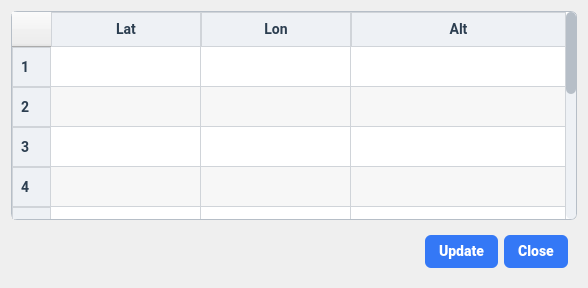
<?xml version="1.0" encoding="UTF-8"?>
<ui version="4.0">
 <class>CUpdateRoute</class>
 <widget class="QWidget" name="CUpdateRoute">
  <property name="geometry">
   <rect>
    <x>0</x>
    <y>0</y>
    <width>588</width>
    <height>288</height>
   </rect>
  </property>
  <property name="windowTitle">
   <string>Form</string>
  </property>
  <property name="styleSheet">
   <string notr="true">/* ===============================
   Main Widget Background
   =============================== */
QWidget {
    background: qlineargradient(
        x1:0, y1:0, x2:0, y2:1,
        stop:0 #f2f4f7,
        stop:1 #d9dee4
    );
    font-family: Segoe UI, Roboto, sans-serif;
    font-size: 14px;
    color: #1E1E1E;
}

/* ===============================
   Labels
   =============================== */
QLabel {
    color: #2c3e50;
    font-size: 14px;
    font-weight: 800;
}


/* ===============================
   Buttons
   =============================== */
QPushButton {
    background-color: #3478f6;
    color: white;
    padding: 8px 14px;
    border-radius: 6px;
    border: none;
    font-weight: 800;
}

QPushButton:hover {
    background-color: #2d6bdd;
}

QPushButton:pressed {
    background-color: #255bc0;
}

/* Close Button (Optional Different Color) */
QPushButton#closeButton {
    background-color: #e74c3c;
}

QPushButton#closeButton:hover {
    background-color: #cf4436;
}

QPushButton#closeButton:pressed {
    background-color: #b83c30;
}

/* ===============================
   Table Widget Background + Border
   =============================== */
QTableWidget {
    background: #ffffff;
    border: 1px solid #b6bec7;
    border-radius: 6px;
    gridline-color: #d0d4d9;
    font-size: 14px;
    selection-background-color: #cfe3ff;
    selection-color: #000000;
}

/* ===============================
   Table Header
   =============================== */
QHeaderView::section {
    background-color: #eef1f5;
    color: #2c3e50;
    padding: 6px 8px;
    border: 1px solid #d0d4d9;
    font-weight: 600;
    border-radius: 0px;
}

/* Remove the small triangle indicator background */
QHeaderView::down-arrow,
QHeaderView::up-arrow {
    width: 10px;
    height: 10px;
}

/* ===============================
   Alternating Row Colors
   =============================== */
QTableWidget::item {
    padding: 0px;
}

/* Hover effect */
QTableWidget::item:hover {
    background-color: #ecf3ff;
}

/* Selected row */
QTableWidget::item:selected {
    background-color: #cfe3ff;
    color: #000000;
}

/* ===============================
   Scrollbars
   =============================== */
QScrollBar:vertical {
    width: 10px;
    background: #eef1f5;
    margin: 0px;
    border-radius: 5px;
}

QScrollBar::handle:vertical {
    background: #b6bec7;
    min-height: 30px;
    border-radius: 5px;
}

QScrollBar::handle:vertical:hover {
    background: #9aa3ad;
}

QScrollBar::add-line:vertical,
QScrollBar::sub-line:vertical {
    height: 0px;
}

QScrollBar:horizontal {
    height: 10px;
    background: #eef1f5;
    margin: 0px;
    border-radius: 5px;
}

QScrollBar::handle:horizontal {
    background: #b6bec7;
    min-width: 30px;
    border-radius: 5px;
}

QScrollBar::handle:horizontal:hover {
    background: #9aa3ad;
}

QScrollBar::add-line:horizontal,
QScrollBar::sub-line:horizontal {
    width: 0px;
}</string>
  </property>
  <layout class="QGridLayout" name="gridLayout">
   <item row="0" column="0">
    <widget class="QTableWidget" name="tableWidget">
     <property name="styleSheet">
      <string notr="true"/>
     </property>
     <property name="autoScroll">
      <bool>false</bool>
     </property>
     <property name="autoScrollMargin">
      <number>16</number>
     </property>
     <property name="editTriggers">
      <set>QAbstractItemView::NoEditTriggers</set>
     </property>
     <property name="alternatingRowColors">
      <bool>true</bool>
     </property>
     <property name="selectionMode">
      <enum>QAbstractItemView::NoSelection</enum>
     </property>
     <property name="verticalScrollMode">
      <enum>QAbstractItemView::ScrollPerItem</enum>
     </property>
     <property name="rowCount">
      <number>10</number>
     </property>
     <attribute name="horizontalHeaderVisible">
      <bool>true</bool>
     </attribute>
     <attribute name="horizontalHeaderCascadingSectionResizes">
      <bool>false</bool>
     </attribute>
     <attribute name="horizontalHeaderMinimumSectionSize">
      <number>41</number>
     </attribute>
     <attribute name="horizontalHeaderDefaultSectionSize">
      <number>150</number>
     </attribute>
     <attribute name="horizontalHeaderHighlightSections">
      <bool>false</bool>
     </attribute>
     <attribute name="horizontalHeaderShowSortIndicator" stdset="0">
      <bool>false</bool>
     </attribute>
     <attribute name="horizontalHeaderStretchLastSection">
      <bool>true</bool>
     </attribute>
     <attribute name="verticalHeaderVisible">
      <bool>true</bool>
     </attribute>
     <attribute name="verticalHeaderCascadingSectionResizes">
      <bool>false</bool>
     </attribute>
     <attribute name="verticalHeaderMinimumSectionSize">
      <number>40</number>
     </attribute>
     <attribute name="verticalHeaderDefaultSectionSize">
      <number>40</number>
     </attribute>
     <attribute name="verticalHeaderHighlightSections">
      <bool>false</bool>
     </attribute>
     <attribute name="verticalHeaderShowSortIndicator" stdset="0">
      <bool>false</bool>
     </attribute>
     <attribute name="verticalHeaderStretchLastSection">
      <bool>false</bool>
     </attribute>
     <row/>
     <row/>
     <row/>
     <row/>
     <row/>
     <row/>
     <row/>
     <row/>
     <row/>
     <row/>
     <column>
      <property name="text">
       <string>Lat</string>
      </property>
      <property name="font">
       <font>
        <bold>true</bold>
       </font>
      </property>
     </column>
     <column>
      <property name="text">
       <string>Lon</string>
      </property>
      <property name="font">
       <font>
        <bold>true</bold>
       </font>
      </property>
     </column>
     <column>
      <property name="text">
       <string>Alt</string>
      </property>
      <property name="font">
       <font>
        <bold>true</bold>
       </font>
      </property>
     </column>
     <item row="0" column="0">
      <property name="text">
       <string/>
      </property>
     </item>
     <item row="1" column="0">
      <property name="text">
       <string/>
      </property>
     </item>
    </widget>
   </item>
   <item row="1" column="0">
    <widget class="QWidget" name="widget" native="true">
     <property name="sizePolicy">
      <sizepolicy hsizetype="Preferred" vsizetype="Fixed">
       <horstretch>0</horstretch>
       <verstretch>0</verstretch>
      </sizepolicy>
     </property>
     <property name="styleSheet">
      <string notr="true">QWidget#widget{background:none;}</string>
     </property>
     <layout class="QHBoxLayout" name="horizontalLayout">
      <item>
       <spacer name="horizontalSpacer">
        <property name="orientation">
         <enum>Qt::Horizontal</enum>
        </property>
        <property name="sizeHint" stdset="0">
         <size>
          <width>40</width>
          <height>20</height>
         </size>
        </property>
       </spacer>
      </item>
      <item>
       <widget class="QPushButton" name="pushButton_update">
        <property name="text">
         <string>Update</string>
        </property>
       </widget>
      </item>
      <item>
       <widget class="QPushButton" name="pushButton_close">
        <property name="text">
         <string>Close</string>
        </property>
       </widget>
      </item>
     </layout>
    </widget>
   </item>
  </layout>
 </widget>
 <resources/>
 <connections/>
</ui>
